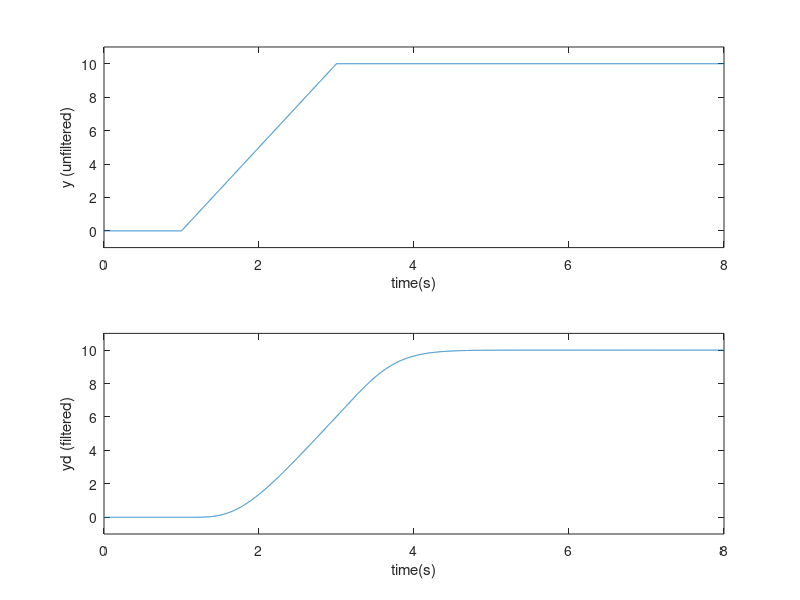

Here is the MATLAB script that generated this plot:
clear all; close all;

%% defining the desired output (and filtering it twice)
tin = 1; tup =3;  tf = 8; delt = 0.001; ymax = 10;

ramp = ymax/(tup-tin);
t1 = 0:delt:tin; 
t2=max(t1)+delt:delt:tup;
t3=max(t2)+delt:delt:tf;
y0 = zeros(size(t1));
y1 = ramp*(t2-max(t1));
y2 = max(y1)*ones(size(t3));
t = 0:delt:tf; y = [y0 y1 y2];

%% filtering the desired signal 
Wf = 1; % choose a filter break frequency in Hz
num = [Wf*2*pi]; den = [1 (Wf*2*pi)]; % first order filter
[Af,Bf,Cf,Df] = tf2ss(num,den);
Sys_f = ss(Af,Bf,Cf,Df); % first order filter system
Sysf = Sys_f*Sys_f*Sys_f*Sys_f*Sys_f; % fifth order filter
[yd,xtemp]= lsim(Sysf,y,t); % filter the desired signal
figure(1);
subplot(211), plot(t,y); 
axis([0 8 -1 11]);
xlabel('time(s)'); ylabel('y (unfiltered)')
subplot(212), plot(t,yd); 
xlabel('time(s)'); ylabel('yd (filtered)')
axis([0 8 -1 11]);



% function dy=findy(time,y);
% dy=zeros(2,1);
% dy(1)=y(2);
% dy(2)=
% end

